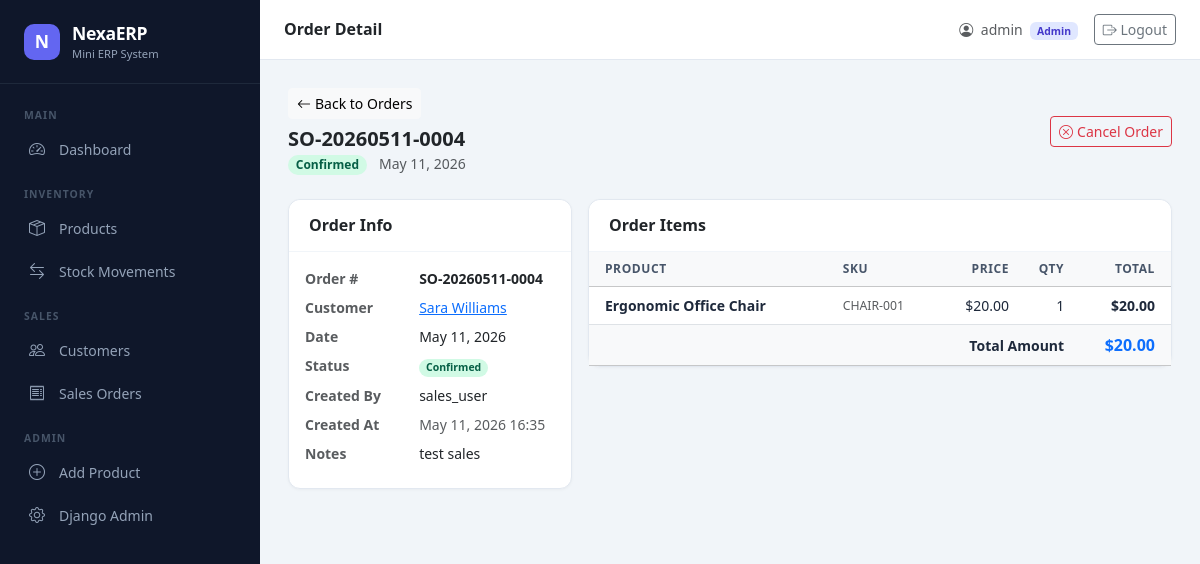
/orders/7/ (signed in), run on an earlier commit of the app's database.
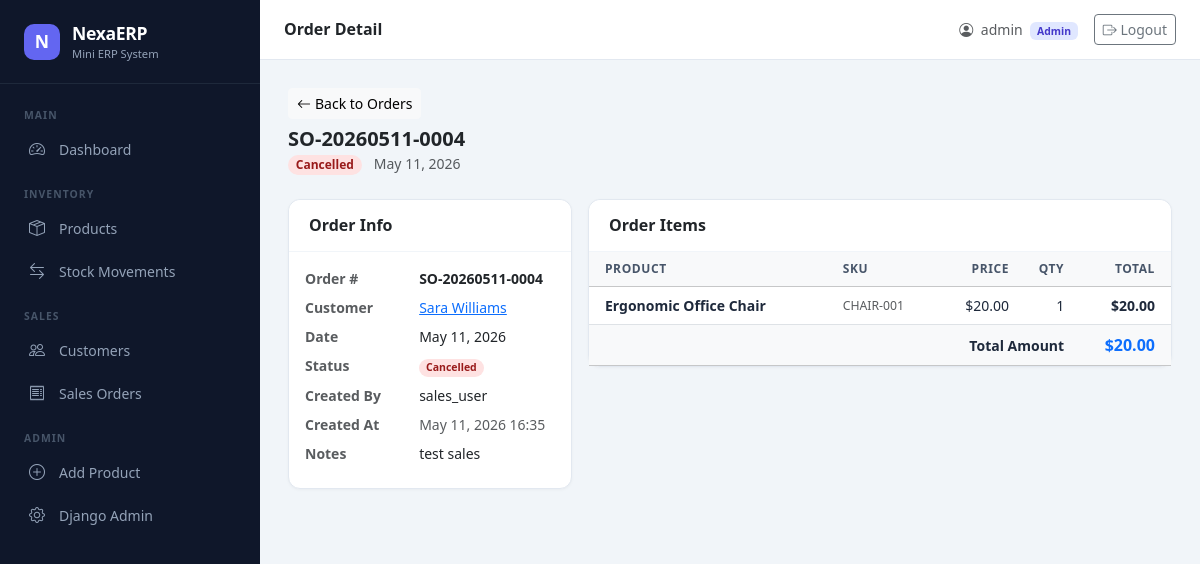
And on a later commit of the database.
### orders/models.py (models this page shows, shortened)
class SalesOrder(models.Model):
    STATUS_CHOICES = [
        ('pending', 'Pending'),
        ('confirmed', 'Confirmed'),
        ('cancelled', 'Cancelled'),
    ]
    order_number = models.CharField(max_length=50, unique=True, editable=False)
    customer = models.ForeignKey('customers.Customer', on_delete=models.PROTECT)
    order_date = models.DateField(default=timezone.now)
    created_by = models.ForeignKey(User, on_delete=models.PROTECT, related_name='created_orders')
    status = models.CharField(max_length=20, choices=STATUS_CHOICES, default='pending')
    total_amount = models.DecimalField(max_digits=14, decimal_places=2, default=0)
    notes = models.TextField(blank=True)
    created_at = models.DateTimeField(auto_now_add=True)
    updated_at = models.DateTimeField(auto_now=True)
    class Meta:
        ordering = ['-created_at']

### customers/models.py (models this page shows, shortened)
class Customer(models.Model):
    customer_code = models.CharField(max_length=50, unique=True)
    name = models.CharField(max_length=255)
    phone = models.CharField(max_length=20, blank=True)
    address = models.TextField(blank=True)
    email = models.EmailField(blank=True)
    opening_balance = models.DecimalField(max_digits=12, decimal_places=2, default=0)
    is_active = models.BooleanField(default=True)
    created_at = models.DateTimeField(auto_now_add=True)
    updated_at = models.DateTimeField(auto_now=True)
    class Meta:
        ordering = ['name']

### orders/views.py (the view)
# urls.py: path('<int:pk>/', OrderDetailView.as_view(), name='order_detail'),
class OrderDetailView(SalesOrAdminMixin, DetailView):
    model = SalesOrder
    template_name = 'orders/order_detail.html'
    context_object_name = 'order'
    def get_object(self):
        return OrderService.get_by_id(self.kwargs['pk'])
    def get_context_data(self, **kwargs):
        context = super().get_context_data(**kwargs)
        order = self.object
        user = self.request.user
        context['can_user_cancel'] = (
            (
                order.created_by == user
                or user.is_staff
                or user.is_superuser
            )
            and order.status != 'cancelled'
        )
        return context

### core/mixins.py (called while the page is built)
    def dispatch(self, request, *args, **kwargs):
        if not request.user.is_authenticated:
            return self.handle_no_permission()
        return super().dispatch(request, *args, **kwargs)

### orders/models.py (called while the page is built)
    @property
    def total(self):
        return self.qty * self.price

### orders/services.py (called while the page is built)
    @staticmethod
    def get_by_id(order_id):
        return SalesOrder.objects.select_related(
            'customer', 'created_by'
        ).prefetch_related('items__product').get(pk=order_id)

### orders/templates/orders/order_detail.html (shortened to what the changed rows need)
{% extends "base.html" %}
{% load humanize %}
{% block content %}
<div class="d-flex justify-content-between align-items-center mb-4">
    <div>
        <a href="{% url 'order_list' %}" class="btn btn-sm btn-light mb-2"><i class="bi bi-arrow-left me-1"></i>Back to Orders</a>
        <h5 class="fw-bold mb-0">{{ order.order_number }}</h5>
        <span class="badge rounded-pill badge-{{ order.status }} me-2">{{ order.get_status_display }}</span>
        <span class="text-muted small">{{ order.order_date|date:"M d, Y" }}</span>
    </div>
    <div class="d-flex gap-2">
        {% if can_user_cancel %}
        {% if order.status != 'cancelled' %}
        <form method="post" action="{% url 'order_cancel' order.pk %}" class="d-inline">
            <button type="submit" class="btn btn-outline-danger btn-sm"
                onclick="return confirm('Cancel this order?{% if order.status == 'confirmed' %} Stock will be restored.{% endif %}')">
                <i class="bi bi-x-circle me-1"></i>Cancel Order
            </button>
        </form>
        {% endif %}
        {% endif %}
    </div>
</div>
<div class="row g-3">
    <div class="col-md-4">
        <div class="card">
            <div class="card-body">
                <dl class="row mb-0 small">
                    <dt class="col-5 text-muted">Order #</dt>
                    <dd class="col-7 fw-semibold">{{ order.order_number }}</dd>
                    <dt class="col-5 text-muted">Customer</dt>
                    <dd class="col-7">
                        <a href="{% url 'customer_detail' order.customer.pk %}">{{ order.customer.name }}</a>
                    </dd>
                    <dt class="col-5 text-muted">Date</dt>
                    <dd class="col-7">{{ order.order_date|date:"M d, Y" }}</dd>
                    <dt class="col-5 text-muted">Status</dt>
                    <dd class="col-7"><span class="badge rounded-pill badge-{{ order.status }}">{{ order.get_status_display }}</span></dd>
                    <dt class="col-5 text-muted">Created By</dt>
                    <dd class="col-7">{{ order.created_by.get_full_name|default:order.created_by.username }}</dd>
                    <dt class="col-5 text-muted">Created At</dt>
                    <dd class="col-7 text-muted">{{ order.created_at|date:"M d, Y H:i" }}</dd>
                    {% if order.notes %}
                    <dt class="col-5 text-muted">Notes</dt>
                    <dd class="col-7">{{ order.notes }}</dd>
                    {% endif %}
                </dl>
            </div>
        </div>
    </div>
    <div class="col-md-8">
        <div class="card">
            <div class="card-body p-0">
                <table class="table mb-0">
                    <thead class="table-light">
                        <tr>
                            <th class="ps-3">Product</th>
                            <th>SKU</th>
                            <th class="text-end">Price</th>
                            <th class="text-end">Qty</th>
                            <th class="text-end pe-3">Total</th>
                        </tr>
                    </thead>
                    <tfoot>
                        <tr class="table-light">
                            <td colspan="4" class="text-end fw-bold ps-3">Total Amount</td>
                            <td class="text-end pe-3 fw-bold fs-6 text-primary">${{ order.total_amount|floatformat:2|intcomma }}</td>
                        </tr>
                    </tfoot>
                </table>
            </div>
        </div>
    </div>
</div>
{% endblock %}

What changed in the data, as far as the page shows it:
changed SalesOrder "SO-20260511-0004": status "Confirmed" → "Cancelled"
Also different on the page:
text no longer shown: "Cancel Order"
